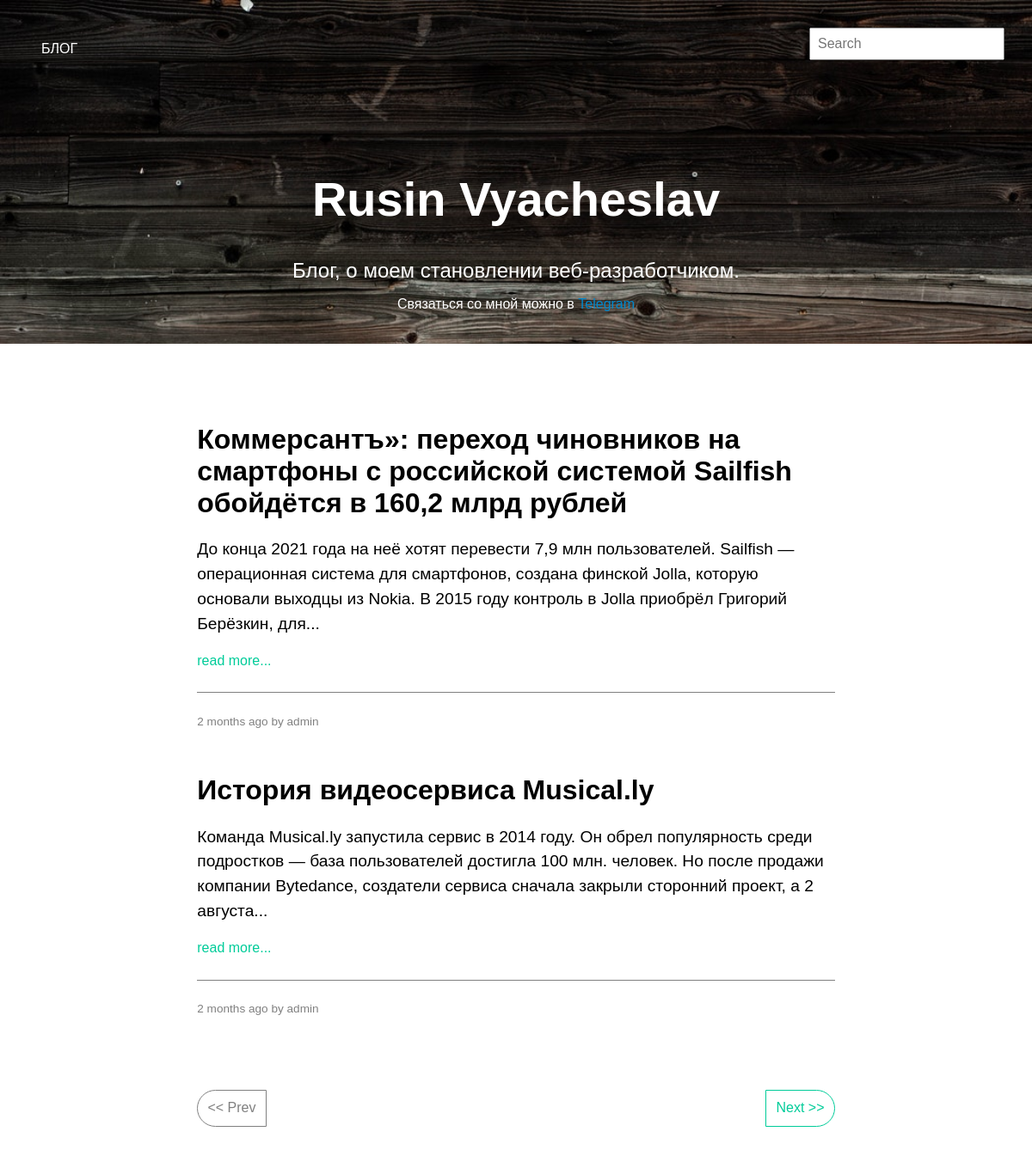
Before: / with the older database file.
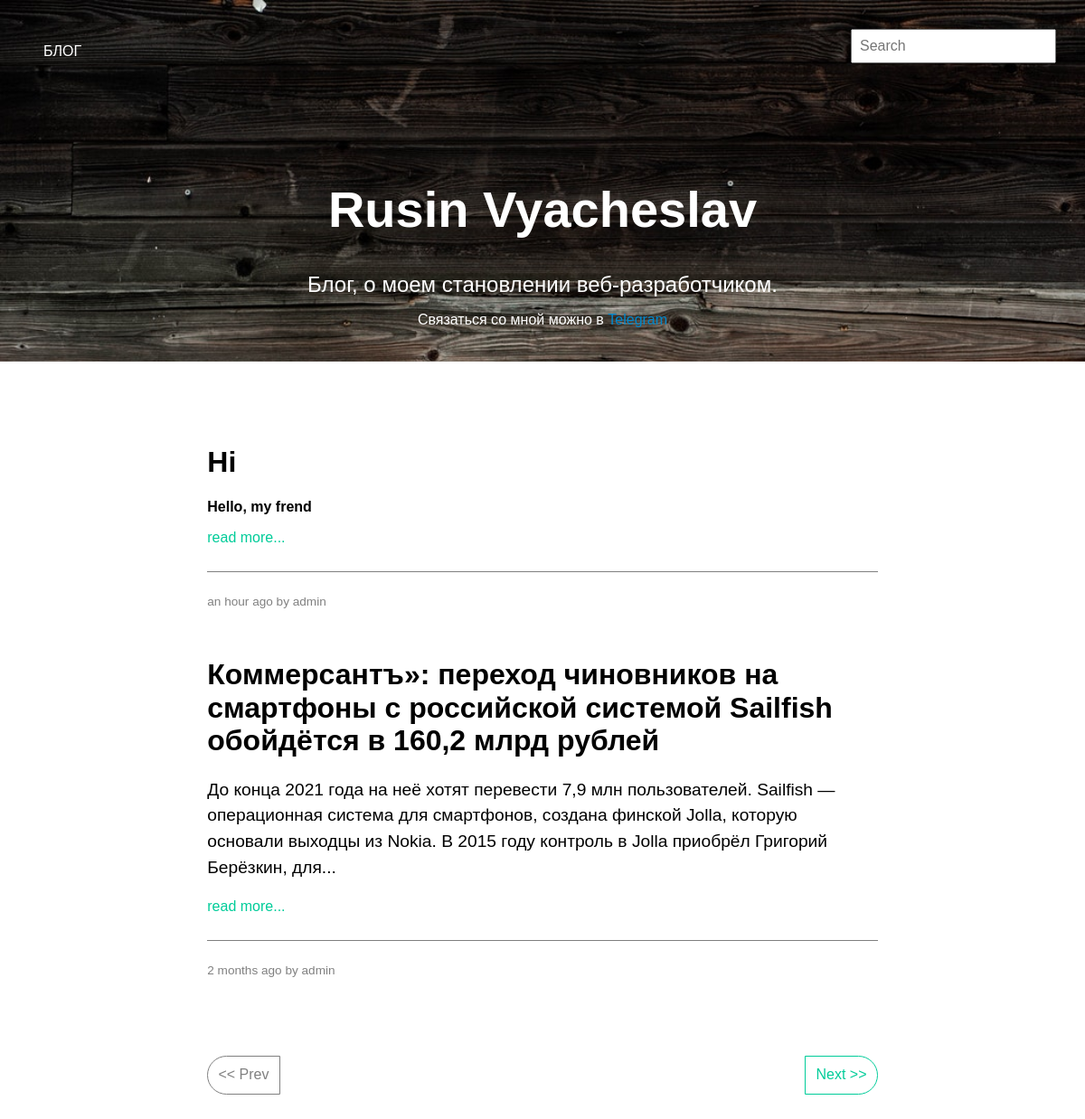
After: the same page with the newer database file.
### app/models.py (models this page shows, shortened)
class Post(db.Model):
	id = db.Column(db.Integer, primary_key=True)
	header = db.Column(db.String(128), index=True)
	text = db.Column(db.String(512))
	date = db.Column(db.DateTime(), default=datetime.utcnow)
	user_id = db.Column(db.Integer, db.ForeignKey('user.id'))
	comment_id = db.relationship('Comment', backref='post', lazy=True)
	add_comment = db.Column(db.Boolean)
	views = db.Column(db.Integer(), default=0)

class User(UserMixin, db.Model):
	id = db.Column(db.Integer, primary_key=True)
	username = db.Column(db.String(64), index=True)
	email = db.Column(db.String(128))
	password_hash = db.Column(db.String(128))
	posts = db.relationship('Post', backref='user', lazy=True)

### app/views.py (the view)
@app.route('/', methods=['GET'])
def index():
	page = request.args.get('page', 1, type=int)
	per_page = app.config['POSTS_PER_PAGE']
	post = Post.query.order_by(Post.date.desc()).paginate(page, per_page, error_out=False)
	return render_template('indexx.html', post=post)

### app/views.py (called while the page is built)
@app.context_processor
def utility_processor():
    def comment_ct(id):
        return Comment.query.filter(Comment.post_id==id).count()
    return dict(comment_ct=comment_ct)

### app/templates/indexx.html (shortened to what this page needs)
{% extends 'base.html' %}
{% block header %}
  {% include '_header.html' %}
{% endblock %}
{% block content %}
  <section class='main'>
      <div class='post' id='post'>
        {% for posts in post.items %}
        <h1 class='post__header'>
          {{ posts.header }}
        </h1>
        <p class='post__text'>
          {{ posts.text|truncate(240)|safe }}
        </p>
        <a href="{{ url_for('post', id=posts.id, _anchor='post') }}" class='link__post-next'>read more...</a>
        <div class='post__text-info'>
          <span class='post__info-date'>{{ moment(posts.date).fromNow() }} by {{ posts.user.username }}</span>
        </div>
      {% endfor %}
		{% if post.has_prev %}
		  <a style='color:#00cc99;' class='paginate left' href="{{ url_for('index', page=post.prev_num, _anchor='post') }}">&lt;&lt; Prev</a>
		{% else %}
		  <span class='disable left'>&lt;&lt; Prev</span>
		{% endif %}
		{% if post.has_next %}
		  <a style='color:#00cc99;' class='paginate right' href="{{ url_for('index', page=post.next_num, _anchor='post') }}">Next &gt;&gt;</a>
		{% else %}
		  <span class='disable right'>Next &gt;&gt;</span>
		{% endif %}
      </div>
    </section>
{% endblock %}

Changed rows visible on the page:
no longer on this page (row unchanged): Post: header "История видеосервиса Musical.ly", text "Команда Musical.ly запустила сервис в 2014 году. Он обрел популярность среди подростков — база пользователей достигла 100 млн. человек. Но после продажи компании Bytedance, создатели сервиса сначала закрыли сторонний проект, а 2 августа...", date "2 months ago", user.username "admin"
added Post: header "Hi", text "Hello, my frend", date "an hour ago", user.username "admin"
